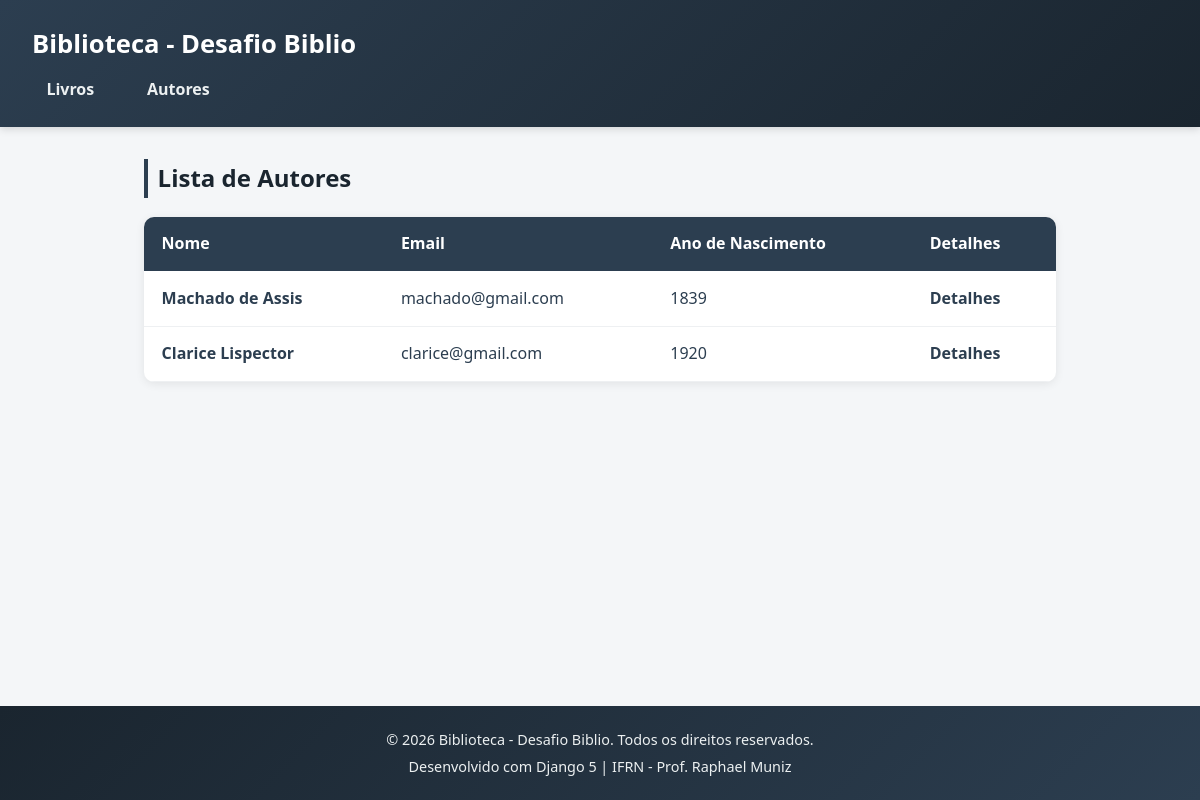
The page /autores/ on the database its author committed.
### Livros/models.py (models this page shows, shortened)
class Autor(models.Model):
    nome = models.CharField(max_length=100)
    email = models.EmailField()
    ano_nascimento = models.IntegerField()

### Livros/views.py (the view)
# urls.py: path('autores/', views.listagem_autores, name='listaAutores'),
def listagem_autores(request):
    context = {'autores': Autor.objects.all()}
    return render(request, 'Livros/listagem_autores.html', context)

### Livros/templates/Livros/listagem_autores.html
{% extends "base.html" %}
{% block main %}
    <h2>Lista de Autores</h2>
    <table class="tabela-listagem">
      <thead>
        <tr><th>Nome</th><th>Email</th><th>Ano de Nascimento</th><th>Detalhes</th></tr>
      </thead>
      <tbody>
        {% for autor in autores %}
          <tr>
            <td><a href="{% url 'livros:detalhesAutor' autor.id %}">{{ autor.nome }}</a></td>
            <td>{{ autor.email }}</td>
            <td>{{ autor.ano_nascimento }}</td>
            <td><a href="{% url 'livros:detalhesAutor' autor.id %}">Detalhes</a></td>
          </tr>
        {% endfor %}
      </tbody>
    </table>
{% endblock main %}

### Livros/static/Livros/style.css (style rules this page uses)
* { margin: 0; padding: 0; box-sizing: border-box; }
html, body { height: 100%; }
body { font-family: 'Segoe UI', Arial, sans-serif; background-color: #f4f6f8; color: #2c3e50; line-height: 1.6; display: flex; flex-direction: column; min-height: 100vh; }
h2 { margin-bottom: 1.2rem; color: #1a252f; border-left: 4px solid #2c3e50; padding-left: 0.6rem; }
.tabela-listagem { width: 100%; border-collapse: collapse; background: #fff; border-radius: 10px; overflow: hidden; box-shadow: 0 2px 10px rgba(0,0,0,0.08); }
.tabela-listagem thead { background-color: #2c3e50; color: #fff; }
.tabela-listagem th, .tabela-listagem td { padding: 0.9rem 1.1rem; text-align: left; }
.tabela-listagem tbody tr { border-bottom: 1px solid #eef0f2; transition: background 0.15s; }
.tabela-listagem a { color: #2c3e50; text-decoration: none; font-weight: 600; }

### rows shown on the page
Autor: nome "Machado de Assis", email "machado@gmail.com", ano_nascimento "1839"
Autor: nome "Clarice Lispector", email "clarice@gmail.com", ano_nascimento "1920"
